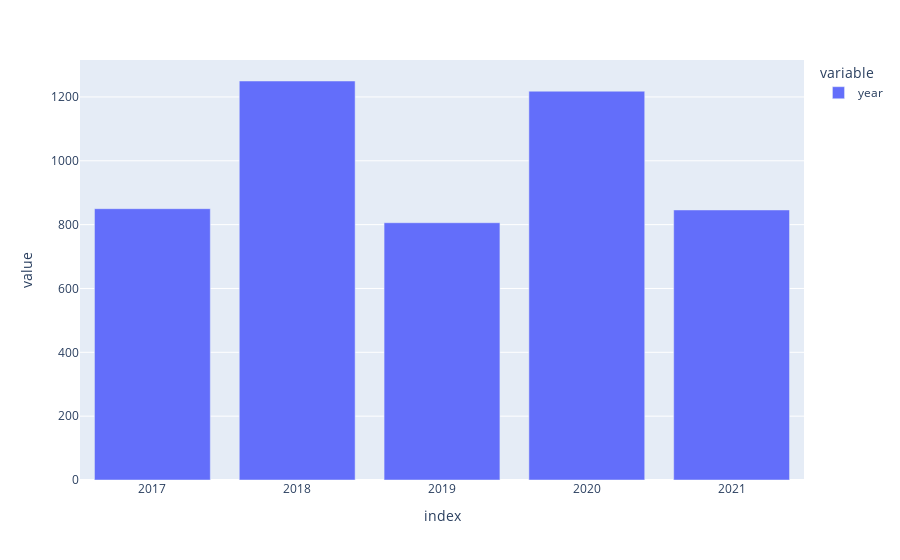

The code cell stored with this chart in its notebook:
### Markdown cell above
# **Visualisation**

Affichez un graphe de votre choix pour visualiser les données, que vous jugez pertinent (par exemple un barplot, scatterplot, ou autre)

### Code cell
px.bar(df_quotes_2017_2021.groupby("year")["year"].count())

### Figure 1 — Plotly figure (JSON) as saved in the notebook; plotly's stock layout.template omitted (floating-point values rounded to 4 significant figures)
{"data": [{"alignmentgroup": "True", "hovertemplate": "variable=year<br>index=%{x}<br>value=%{y}<extra></extra>", "legendgroup": "year", "marker": {"color": "#636efa", "pattern": {"shape": ""}}, "name": "year", "offsetgroup": "year", "orientation": "v", "showlegend": true, "textposition": "auto", "type": "bar", "x": [2017, 2018, 2019, 2020, 2021], "xaxis": "x", "y": [850, 1250, 806, 1218, 846], "yaxis": "y"}], "layout": {"barmode": "relative", "legend": {"title": {"text": "variable"}, "tracegroupgap": 0}, "margin": {"t": 60}, "xaxis": {"anchor": "y", "domain": [0, 1], "title": {"text": "index"}}, "yaxis": {"anchor": "x", "domain": [0, 1], "title": {"text": "value"}}}}
